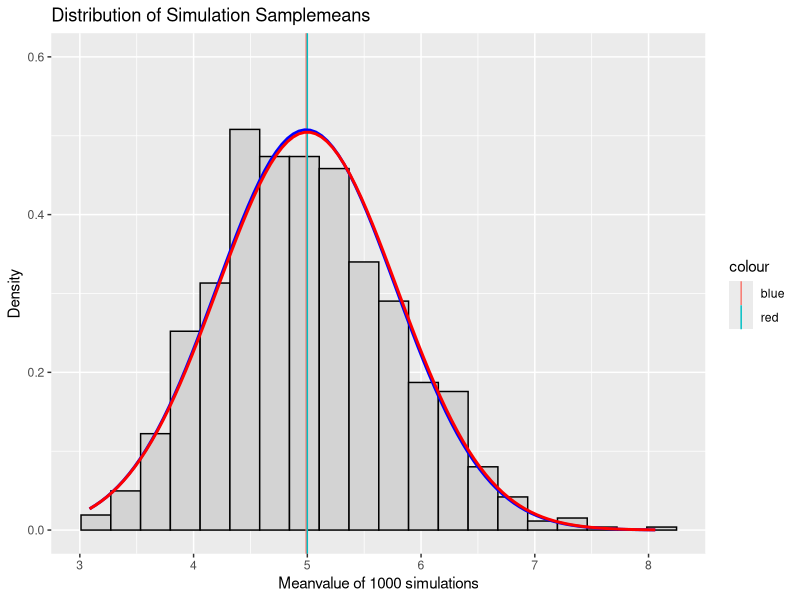

This figure's R source:
## ---- chunk 1
knitr::opts_chunk$set(echo = TRUE)
library(ggplot2)
## ---- chunk 2
n <- 40 # sample size
lambda <- 0.2 # lambda for rexp 
times <- 1000 # number of simulations
quantile <- 1.96 # 95th % quantile to be used in Confidence Interval
set.seed(1) # set the seed value for reproducibility
Data <- matrix(rexp(n * times, rate = lambda), times) # each row stands for a simulation
## ---- chunk 3

Datamean <- rowMeans(Data) # get the row mean of the matrix
samplemean <- mean(Datamean) # get the mean value of the 1000 simulations
samplemean # samplemean
theomean <- 1 / lambda # get the theoretical mean
theomean # theoretical mean
## ---- chunk 4
samplevar <- var(Datamean) # get the sample variance
samplevar # sample variance
theovar  <- (1 / lambda)^2 / (n) # get the theoretical variance
theovar # theoretical variance
## ---- chunk 5
disdata <- as.data.frame(Datamean)
g <- ggplot(disdata, aes(x =Datamean))
g <- g + geom_histogram(aes(y=..density..), colour="black", fill = "light grey", bins = 20) + ylim(0, 0.6)
g <- g + labs(title = "Distribution of Simulation Samplemeans", x = "Meanvalue of 1000 simulations", y = "Density")
g <- g + geom_vline(aes(xintercept = samplemean, colour = "blue"))
g <- g + geom_vline(aes(xintercept = theomean, colour = "red"))
g <- g + stat_function(fun = dnorm, args = list(mean = samplemean, sd = sqrt(samplevar)), color = "blue", size = 1.0)
g <- g + stat_function(fun = dnorm, args = list(mean = theomean, sd = sqrt(theovar)), colour = "red", size = 1.0)
g
